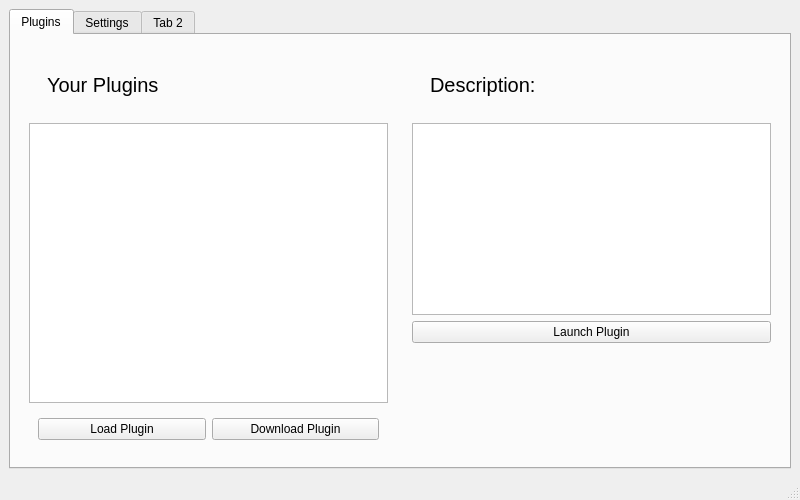
<?xml version="1.0" encoding="UTF-8"?>
<ui version="4.0">
 <class>MainWindow</class>
 <widget class="QMainWindow" name="MainWindow">
  <property name="geometry">
   <rect>
    <x>0</x>
    <y>0</y>
    <width>800</width>
    <height>500</height>
   </rect>
  </property>
  <property name="minimumSize">
   <size>
    <width>500</width>
    <height>300</height>
   </size>
  </property>
  <property name="windowTitle">
   <string>MainWindow</string>
  </property>
  <widget class="QWidget" name="centralwidget">
   <layout class="QVBoxLayout" name="verticalLayout_4">
    <item>
     <widget class="QTabWidget" name="tabWidget">
      <property name="minimumSize">
       <size>
        <width>0</width>
        <height>0</height>
       </size>
      </property>
      <property name="currentIndex">
       <number>0</number>
      </property>
      <widget class="QWidget" name="tab_plugins">
       <attribute name="title">
        <string>Plugins</string>
       </attribute>
       <layout class="QHBoxLayout" name="horizontalLayout_2">
        <item>
         <widget class="QWidget" name="widget" native="true">
          <layout class="QVBoxLayout" name="verticalLayout">
           <item>
            <widget class="QWidget" name="widget_12" native="true">
             <layout class="QHBoxLayout" name="horizontalLayout_12">
              <item>
               <widget class="QWidget" name="widget_10" native="true">
                <layout class="QHBoxLayout" name="horizontalLayout_10">
                 <item>
                  <widget class="QLabel" name="label_plugin_mode">
                   <property name="font">
                    <font>
                     <pointsize>15</pointsize>
                    </font>
                   </property>
                   <property name="text">
                    <string>Your Plugins</string>
                   </property>
                  </widget>
                 </item>
                </layout>
               </widget>
              </item>
              <item>
               <widget class="QWidget" name="widget_11" native="true">
                <layout class="QHBoxLayout" name="horizontalLayout_11">
                 <item>
                  <spacer name="verticalSpacer_3">
                   <property name="orientation">
                    <enum>Qt::Vertical</enum>
                   </property>
                   <property name="sizeType">
                    <enum>QSizePolicy::Maximum</enum>
                   </property>
                   <property name="sizeHint" stdset="0">
                    <size>
                     <width>20</width>
                     <height>28</height>
                    </size>
                   </property>
                  </spacer>
                 </item>
                </layout>
               </widget>
              </item>
             </layout>
            </widget>
           </item>
           <item>
            <widget class="QListWidget" name="list_plugin_widget"/>
           </item>
           <item>
            <widget class="QWidget" name="widget_3" native="true">
             <layout class="QHBoxLayout" name="horizontalLayout_3">
              <item>
               <widget class="QPushButton" name="button_load_plugin">
                <property name="text">
                 <string>Load Plugin</string>
                </property>
               </widget>
              </item>
              <item>
               <widget class="QPushButton" name="button_download_plugin">
                <property name="text">
                 <string>Download Plugin</string>
                </property>
               </widget>
              </item>
             </layout>
            </widget>
           </item>
          </layout>
         </widget>
        </item>
        <item>
         <widget class="QWidget" name="widget_2" native="true">
          <layout class="QVBoxLayout" name="verticalLayout_3">
           <item>
            <widget class="QWidget" name="widget_13" native="true">
             <layout class="QHBoxLayout" name="horizontalLayout_13">
              <item>
               <widget class="QWidget" name="widget_14" native="true">
                <layout class="QHBoxLayout" name="horizontalLayout_14">
                 <item>
                  <widget class="QLabel" name="label_plugin_desc">
                   <property name="font">
                    <font>
                     <pointsize>15</pointsize>
                    </font>
                   </property>
                   <property name="text">
                    <string>Description:</string>
                   </property>
                  </widget>
                 </item>
                </layout>
               </widget>
              </item>
              <item>
               <widget class="QWidget" name="widget_15" native="true">
                <layout class="QHBoxLayout" name="horizontalLayout_15">
                 <item>
                  <spacer name="verticalSpacer_4">
                   <property name="orientation">
                    <enum>Qt::Vertical</enum>
                   </property>
                   <property name="sizeType">
                    <enum>QSizePolicy::Maximum</enum>
                   </property>
                   <property name="sizeHint" stdset="0">
                    <size>
                     <width>20</width>
                     <height>28</height>
                    </size>
                   </property>
                  </spacer>
                 </item>
                </layout>
               </widget>
              </item>
             </layout>
            </widget>
           </item>
           <item>
            <widget class="QListWidget" name="list_desc"/>
           </item>
           <item>
            <widget class="QPushButton" name="button_launch_plugin">
             <property name="text">
              <string>Launch Plugin</string>
             </property>
            </widget>
           </item>
           <item>
            <spacer name="verticalSpacer">
             <property name="orientation">
              <enum>Qt::Vertical</enum>
             </property>
             <property name="sizeHint" stdset="0">
              <size>
               <width>20</width>
               <height>40</height>
              </size>
             </property>
            </spacer>
           </item>
          </layout>
         </widget>
        </item>
       </layout>
      </widget>
      <widget class="QWidget" name="tab_settings">
       <attribute name="title">
        <string>Settings</string>
       </attribute>
       <layout class="QVBoxLayout" name="verticalLayout_5">
        <item>
         <widget class="QWidget" name="widget_17" native="true">
          <layout class="QVBoxLayout" name="verticalLayout_2">
           <item>
            <widget class="QWidget" name="widget_18" native="true">
             <layout class="QHBoxLayout" name="horizontalLayout_6">
              <item>
               <widget class="QWidget" name="widget_8" native="true">
                <property name="minimumSize">
                 <size>
                  <width>110</width>
                  <height>30</height>
                 </size>
                </property>
                <layout class="QHBoxLayout" name="horizontalLayout_8">
                 <item>
                  <widget class="QLabel" name="label_plugin_loc">
                   <property name="minimumSize">
                    <size>
                     <width>120</width>
                     <height>0</height>
                    </size>
                   </property>
                   <property name="text">
                    <string>Plugin Location:</string>
                   </property>
                  </widget>
                 </item>
                </layout>
               </widget>
              </item>
              <item>
               <widget class="QWidget" name="widget_5" native="true">
                <layout class="QHBoxLayout" name="horizontalLayout_5">
                 <item>
                  <widget class="QPushButton" name="button_plugin_loc">
                   <property name="minimumSize">
                    <size>
                     <width>121</width>
                     <height>25</height>
                    </size>
                   </property>
                   <property name="text">
                    <string>Browse Directory</string>
                   </property>
                  </widget>
                 </item>
                 <item>
                  <widget class="QLineEdit" name="lineEdit_plugin_loc"/>
                 </item>
                 <item>
                  <widget class="QPushButton" name="button_open_plugin">
                   <property name="minimumSize">
                    <size>
                     <width>80</width>
                     <height>25</height>
                    </size>
                   </property>
                   <property name="text">
                    <string>Open</string>
                   </property>
                  </widget>
                 </item>
                </layout>
               </widget>
              </item>
             </layout>
            </widget>
           </item>
           <item>
            <widget class="QWidget" name="widget_19" native="true">
             <layout class="QHBoxLayout" name="horizontalLayout_17">
              <item>
               <widget class="QWidget" name="widget_7" native="true">
                <property name="minimumSize">
                 <size>
                  <width>120</width>
                  <height>30</height>
                 </size>
                </property>
                <layout class="QHBoxLayout" name="horizontalLayout">
                 <item>
                  <widget class="QLabel" name="label_config_loc">
                   <property name="minimumSize">
                    <size>
                     <width>120</width>
                     <height>20</height>
                    </size>
                   </property>
                   <property name="text">
                    <string>Config Location:</string>
                   </property>
                  </widget>
                 </item>
                </layout>
               </widget>
              </item>
              <item>
               <widget class="QWidget" name="widget_4" native="true">
                <layout class="QHBoxLayout" name="horizontalLayout_4">
                 <item>
                  <widget class="QPushButton" name="button_open_config">
                   <property name="text">
                    <string>Open</string>
                   </property>
                  </widget>
                 </item>
                </layout>
               </widget>
              </item>
              <item>
               <spacer name="horizontalSpacer_3">
                <property name="orientation">
                 <enum>Qt::Horizontal</enum>
                </property>
                <property name="sizeHint" stdset="0">
                 <size>
                  <width>40</width>
                  <height>20</height>
                 </size>
                </property>
               </spacer>
              </item>
             </layout>
            </widget>
           </item>
          </layout>
         </widget>
        </item>
        <item>
         <widget class="QWidget" name="widget_6" native="true">
          <layout class="QHBoxLayout" name="horizontalLayout_7">
           <item>
            <widget class="QCheckBox" name="checkbox_darkmode">
             <property name="layoutDirection">
              <enum>Qt::RightToLeft</enum>
             </property>
             <property name="text">
              <string>Enable Dark Mode</string>
             </property>
             <property name="tristate">
              <bool>false</bool>
             </property>
            </widget>
           </item>
           <item>
            <spacer name="horizontalSpacer">
             <property name="orientation">
              <enum>Qt::Horizontal</enum>
             </property>
             <property name="sizeHint" stdset="0">
              <size>
               <width>549</width>
               <height>20</height>
              </size>
             </property>
            </spacer>
           </item>
          </layout>
         </widget>
        </item>
        <item>
         <spacer name="verticalSpacer_2">
          <property name="orientation">
           <enum>Qt::Vertical</enum>
          </property>
          <property name="sizeHint" stdset="0">
           <size>
            <width>20</width>
            <height>40</height>
           </size>
          </property>
         </spacer>
        </item>
        <item>
         <widget class="QWidget" name="widget_16" native="true">
          <layout class="QHBoxLayout" name="horizontalLayout_16">
           <item>
            <widget class="QPushButton" name="button_save_settings">
             <property name="text">
              <string>Save Settings</string>
             </property>
            </widget>
           </item>
          </layout>
         </widget>
        </item>
       </layout>
      </widget>
      <widget class="QWidget" name="tab_2">
       <attribute name="title">
        <string>Tab 2</string>
       </attribute>
       <layout class="QHBoxLayout" name="horizontalLayout_9">
        <item>
         <widget class="QScrollArea" name="scroll_plugin_container">
          <property name="widgetResizable">
           <bool>true</bool>
          </property>
          <widget class="QWidget" name="scrollAreaWidgetContents">
           <property name="geometry">
            <rect>
             <x>0</x>
             <y>0</y>
             <width>444</width>
             <height>559</height>
            </rect>
           </property>
           <property name="minimumSize">
            <size>
             <width>0</width>
             <height>559</height>
            </size>
           </property>
          </widget>
         </widget>
        </item>
       </layout>
      </widget>
     </widget>
    </item>
   </layout>
  </widget>
  <widget class="QStatusBar" name="statusbar"/>
 </widget>
 <resources/>
 <connections/>
</ui>
